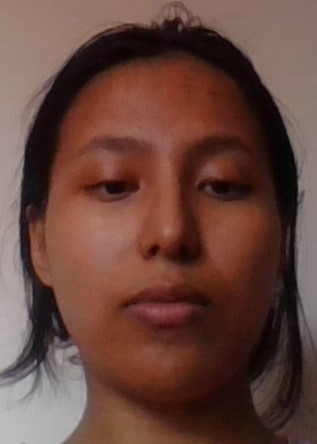
#> input picture face_detection_vj/dataset/faces/oja.jpg, 317 x 444 px, found by its file name
$ python dataset_preprocessor.py
#> lines starting #> are read from the running program, lines starting #| are printed output that depends on the picture
### face_detection/src/image_data.py
import numpy as np
from matplotlib import image as mpimg    # to read image as numpy array
# import time


class ImageData:

  def __init__(self, image_path):
    self.image_path = image_path
    self.rgb = self.load_image()
    self.gray = self.rgb_to_grayscale()
    self.integral = self.compute_integral_image()

  def load_image(self):
    return mpimg.imread(self.image_path)
#> returned value is the input picture: shape (444, 317, 3); mean R, G, B 102.7, 68.9, 60.7

  def rgb_to_grayscale(self):
    # luminance formula
    return (self.rgb[:,:,0] * 0.299  + self.rgb[:,:,1] * 0.587 + self.rgb[:,:,2] * 0.114)
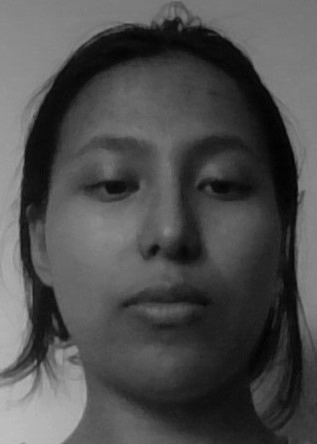
#> returned value: shape (444, 317) float64; min 0.712, max 190, mean 78.1

  # '''
  def compute_integral_image(self):
    h,w = self.gray.shape
#> h = 444; w = 317
    integImage = np.zeros((h+1,w+1)) # extra padding

    for i in range(1, h+1):
      for j in range(1, w+1):
        # calculating the integral image using the recursive sum
        integImage[i,j] =  (integImage[i,j-1]+ integImage[i-1,j] - integImage[i-1,j-1] + self.gray[i-1,j-1])  # self.gray & ogImage same thing but something bachako?
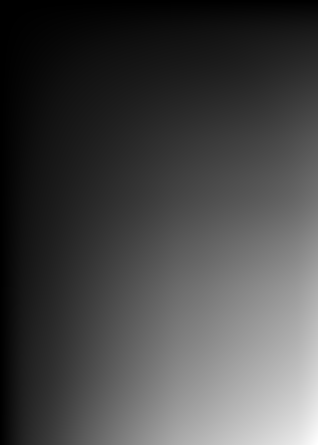
#> integImage: shape (445, 318) float64; min 0, max 10988234.3, mean 3060289.1; drawn with min black and max white
        # also why is it inside () : just for grouping doesnt do anything

    return integImage
  # '''
  # calculating with nested for loops take long time so
  # using NumPy built-in to compute cumulative sums
  # def compute_integral_image(self):
  #   return self.gray.cumsum(axis=0).cumsum(axis=1)


  # '''
  # [12 lines left out: functions get_sum, show_info, not called in this run]


img = ImageData('dataset/faces/oja.jpg')

### face_detection/src/dataset_preprocessor.py
# read raw images → resize → augment → convert to grayscale → compute integral image → save as .npy files

import os         # works with file path and folders
import numpy as np  # handle array
from matplotlib import image as mpimg # read image as numpy arrays
from image_data import ImageData # reuse from our old class
import time   # to measure time taken

start_time = time.time()
# create class DatasetPreprocesor
class DatasetPreprocesor:
  # constructor (__init__): runs auto when obj created
  def __init__(self, input_dir, output_dir, size=(24,24)):
    '''
    self :
    input_dir : folder to store raw img
    output_dir: folder to store processed img
    size=(24,24):
    '''
    self.input_dir = input_dir
    self.output_dir = output_dir
    self.size = size
    os.makedirs(self.output_dir, exist_ok = True)

  # load >1 images
  def load_images(self):
    # get all images
    files = [f for f in os.listdir(self.input_dir)
              if f.lower().endswith(('.jpg','.png','.jpeg'))]
    return [os.path.join(self.input_dir, f) for f in files]

  def rgb_to_grayscale(self):
    # luminance formula
    return (self.rgb[:,:,0] * 0.299  + self.rgb[:,:,1] * 0.587 + self.rgb[:,:,2] * 0.114)

  # mannual resize (using nearest neighbour interpolation)
  def resize_image(self, img_array):
    target_h, target_w = self.size
    src_h, src_w = img_array.shape[:2]

    resized = np.zeros((target_h, target_w,3))
    for i in range(target_h):
      for j in range(target_w):
        y = int(i * src_h/target_h)
        x = int(j * src_w/target_w)
        resized[i,j] = img_array[y,x]

    return resized

  # augment
  def augment_image(self, img_array):
    # 4 version of image:
    # 1. original img
    augumented = [img_array]

    # 2. flip horizontally
    augumented.append(np.fliplr(img_array))

    # Darker and brightness
    augumented.append(np.clip(img_array * 0.8, 0, 255)) # 3. dark
    augumented.append(np.clip(img_array * 1.2, 0, 255)) # 4. bright

    return augumented


  #preprocess and save
  def preprocess_save(self):
    files =self.load_images()
    count = 0

    for file in files:
      rgb = mpimg.imread(file)
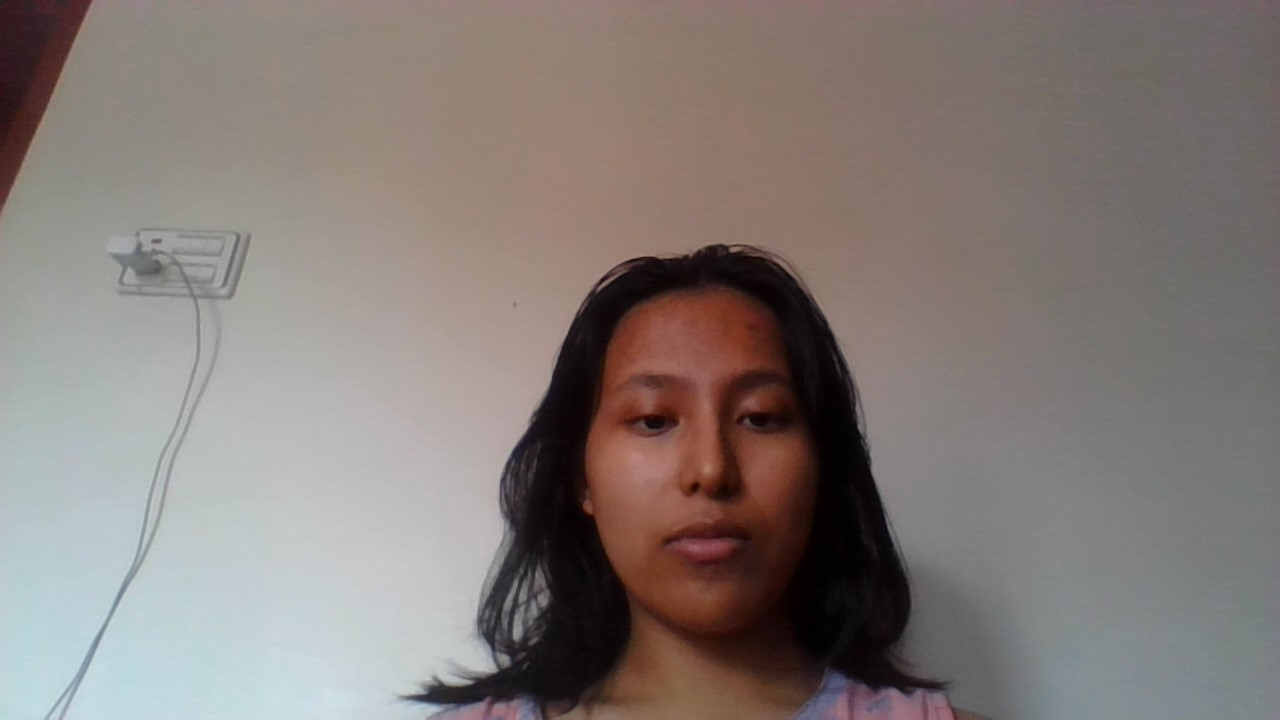
#> input picture face_detection/dataset/faces/WIN_20250710_12_34_22_Pro.jpg, 1280 x 720 px, found by its file name
#> rgb is the input picture: shape (720, 1280, 3); mean R, G, B 132.7, 123.6, 120

      # Resize
      resized = self.resize_image(rgb)
#> after the loop in resize_image, `for i in range(target_h):`:
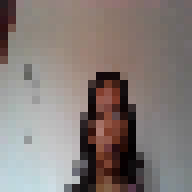
#> resized: shape (24, 24, 3) float64 (shown 8 times larger); mean R, G, B 132.8, 123.3, 119.7

      # Augment
      augmented_imgs = self.augment_image(resized)
#> augmented_imgs = 4 items

      for img in augmented_imgs:
        # using ImageData from image_data
        temp = ImageData.__new__(ImageData) # creates new instance
        temp.rgb = img
        temp.gray = temp.rgb_to_grayscale()
        temp.integral = temp.compute_integral_image()

        # save as .npy
        save_path = os.path.join(
          self.output_dir, f"img_{count:4d}.npy")

        np.save(save_path, {
          "gray": temp.gray,
          "integral": temp.integral
        })

        count += 1
#> this loop made 4 passes
#> pass 1, in preprocess_save, `temp.gray = temp.rgb_to_grayscale()`:
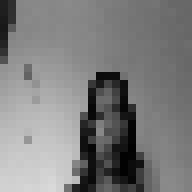
#> temp.gray: shape (24, 24) float64 (shown 8 times larger); min 1.71, max 217.3, mean 125.7
#> pass 1, in preprocess_save, `temp.integral = temp.compute_integral_image()`:
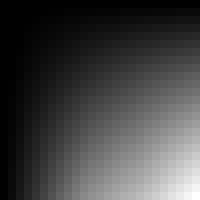
#> temp.integral: shape (25, 25) float64 (shown 8 times larger); min 0, max 72405.5, mean 18895.2; drawn with min black and max white
#> pass 2, in preprocess_save, `temp.gray = temp.rgb_to_grayscale()`:
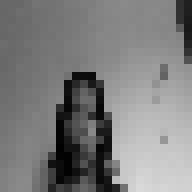
#> temp.gray: shape (24, 24) float64 (shown 8 times larger); min 1.71, max 217.3, mean 125.7
#> after the loop, count = 4
#> pass 2 of the loop in preprocess_save, `for file in files:`:
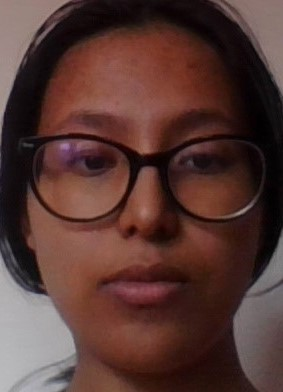
#> input picture face_detection/dataset/faces/WIN_20250710_12_34_45_Pro.jpg, 283 x 392 px, found by its file name
#> in preprocess_save, rgb is the input picture: shape (392, 283, 3); mean R, G, B 86.1, 55.9, 51.1
#> the loop in preprocess_save, `for img in augmented_imgs:` made 4 passes
#> pass 1, in preprocess_save, `temp.integral = temp.compute_integral_image()`:
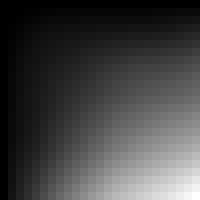
#> temp.integral: shape (25, 25) float64 (shown 8 times larger); min 0, max 38253.5, mean 10133.3; drawn with min black and max white
#> pass 2, in preprocess_save, `temp.rgb = img`:
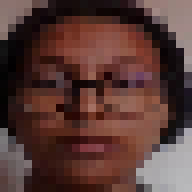
#> temp.rgb: shape (24, 24, 3) float64 (shown 8 times larger); mean of channels 0, 1, 2 88, 58, 53.2; drawn as R, G, B
#> after the loop in preprocess_save, `for img in augmented_imgs:`: count = 8
#> pass 3 of the loop in preprocess_save, `for file in files:`:
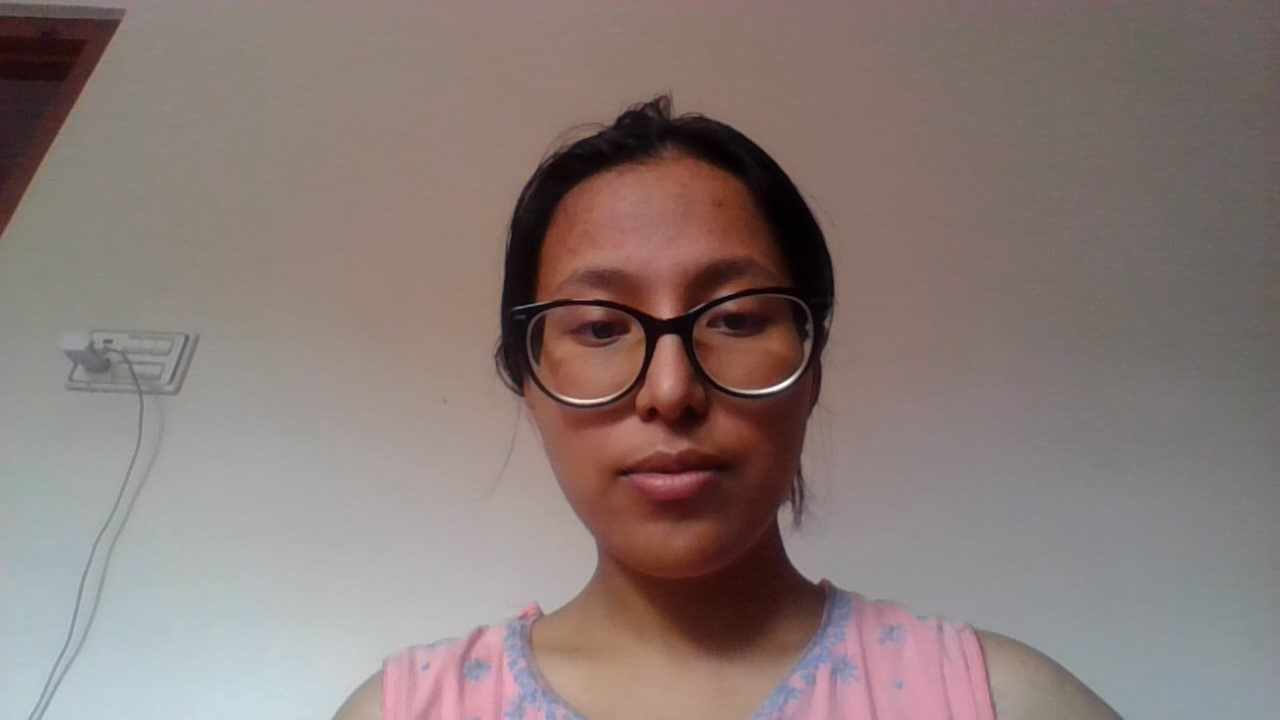
#> input picture face_detection/dataset/faces/WIN_20250710_15_47_03_Pro.jpg, 1280 x 720 px, found by its file name
#> in preprocess_save, rgb is the input picture: shape (720, 1280, 3); mean R, G, B 137, 122.2, 118.8
#> the loop in preprocess_save, `for img in augmented_imgs:` made 4 passes
#> pass 1, in preprocess_save, `temp.integral = temp.compute_integral_image()`:
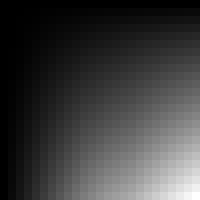
#> temp.integral: shape (25, 25) float64 (shown 8 times larger); min 0, max 72215.1, mean 17340; drawn with min black and max white
#> pass 2, in preprocess_save, `temp.gray = temp.rgb_to_grayscale()`:
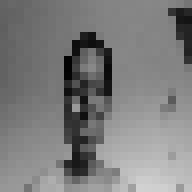
#> temp.gray: shape (24, 24) float64 (shown 8 times larger); min 2.08, max 209.2, mean 125.4
#> after the loop in preprocess_save, `for img in augmented_imgs:`: count = 12

    print((f"Processed and saved: {count} imges to {self.output_dir}"))
#| Processed and saved: 12 imges to procesed_dataset/faces
  end_time = time.time()
  elapsed_time = end_time - start_time

  print(f"{elapsed_time} secs for completion")


# from dataset_preprocessor import DatasetPreprocesor

# process faces
faces_pre = DatasetPreprocesor("dataset/faces", "procesed_dataset/faces")
faces_pre.preprocess_save()

# process no faces
no_faces_pre = DatasetPreprocesor("dataset/no_faces", "procesed_dataset/no_faces")
#> (the run stopped early here; a loop or call above may not have finished)
